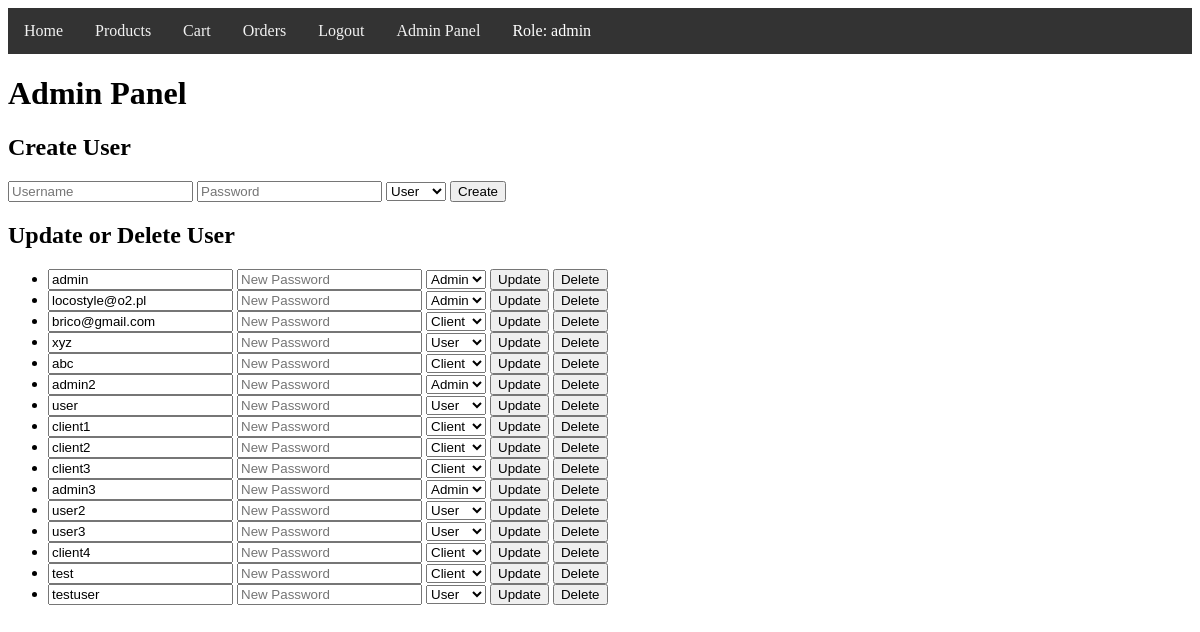
Page /admin (signed in) on the earlier database version.
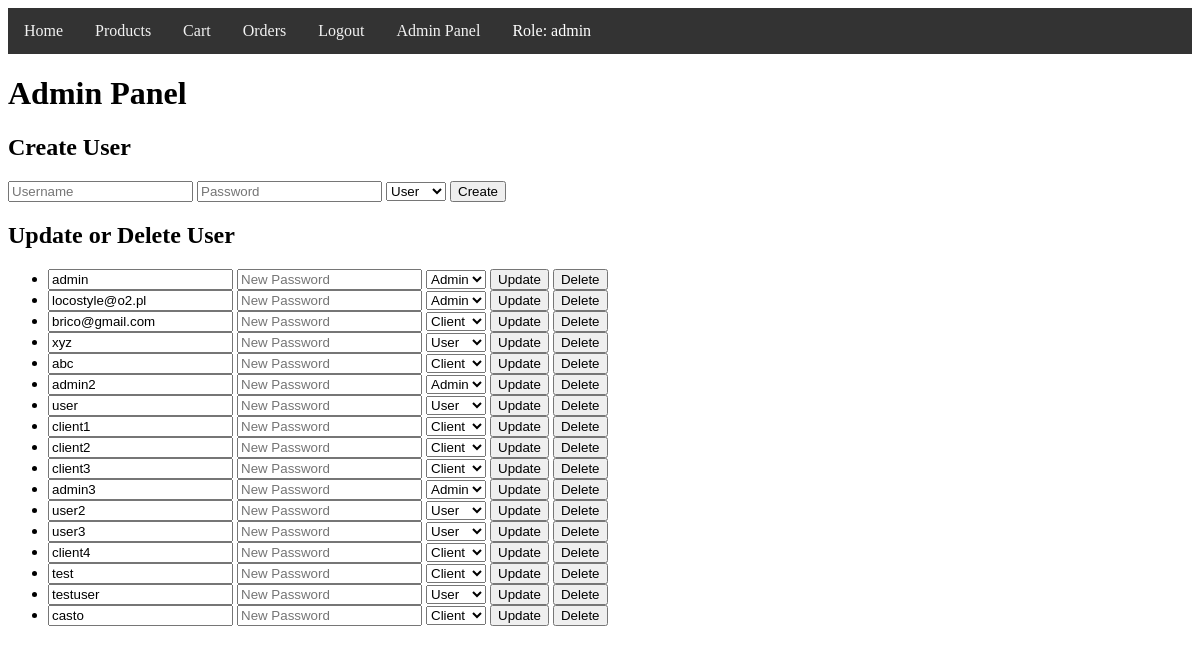
Same page on the later database version.
### models/user/user.py (models this page shows)
class User(db.Model):
    id = db.Column(db.Integer, primary_key=True)
    username = db.Column(db.String(150), unique=True, nullable=False)
    password = db.Column(db.String(150), nullable=False)
    role = db.Column(db.String(50), nullable=False, default='user')  # Nowa kolumna
    orders = db.relationship('Order', backref='user', lazy=True)

### controllers/user/user_view.py (the view, shortened to what this page needs)
@user_blueprint.route('/admin', methods=['GET', 'POST'])
def admin():
    if 'user_id' not in session:
        flash('You need to be logged in as admin to access this page.', 'danger')
        return redirect(url_for('user.login'))
    user = User.query.get(session['user_id'])
    if user.role != 'admin':
        flash('You do not have permission to access this page.', 'danger')
        return redirect(url_for('user.home'))
    return render_template('admin.html', users=user_repository.get_all_users(), user=user)

### controllers/user/user_repository.py (called while the page is built)
    def get_all_users(self):
        return User.query.all()

### templates/admin.html (shortened to what this page needs)
{% extends "base.html" %}
{% block content %}
<h1>Admin Panel</h1>
<h2>Create User</h2>
<form method="POST">
    <input type="text" name="username" placeholder="Username" required>
    <input type="password" name="password" placeholder="Password" required>
    <select name="role" required>
        <option value="user">User</option>
    </select>
    <button type="submit">Create</button>
</form>
<h2>Update or Delete User</h2>
<ul>
    {% for user in users %}
    <li>
        <form method="POST" style="display:inline;">
            <input type="text" name="username" value="{{ user.username }}">
            <input type="password" name="password" placeholder="New Password">
            <select name="role">
                <option value="user" {% if user.role == 'user' %}selected{% endif %}>User</option>
                <option value="client" {% if user.role == 'client' %}selected{% endif %}>Client</option>
                <option value="admin" {% if user.role == 'admin' %}selected{% endif %}>Admin</option>
            </select>
            <button type="submit">Update</button>
        </form>
        <form method="POST" style="display:inline;">
            <button type="submit">Delete</button>
        </form>
    </li>
    {% endfor %}
</ul>
{% endblock %}

### templates/base.html (shortened to what this page needs)
<!doctype html>
<html lang="en">
<head>
</head>
<body>
    <div class="navbar">
        <a href="{{ url_for('user.home') }}">Home</a>
        {% if session.get('user_id') %}
            <a href="{{ url_for('product.products') }}">Products</a>
            <a href="{{ url_for('order.cart') }}">Cart</a>
            <a href="{{ url_for('order.orders') }}">Orders</a>
            <a href="{{ url_for('user.logout') }}">Logout</a>
            {% if session.get('role') == 'admin' %}
                <a href="{{ url_for('user.admin') }}">Admin Panel</a>
            {% endif %}
            <span style="color: white; padding: 14px 16px;">Role: {{ session.get('role') }}</span>
        {% else %}
            <a href="{{ url_for('user.login') }}">Login</a>
        {% endif %}
    </div>
    {% block content %}{% endblock %}
</body>
</html>

### templates/base.html (style rules this page uses)
.navbar { display: flex; background-color: #333; overflow: hidden; }
.navbar a { float: left; display: block; color: #f2f2f2; text-align: center; padding: 14px 16px; text-decoration: none; }

Differences in the rows shown:
added User: username "casto", role "Client"
